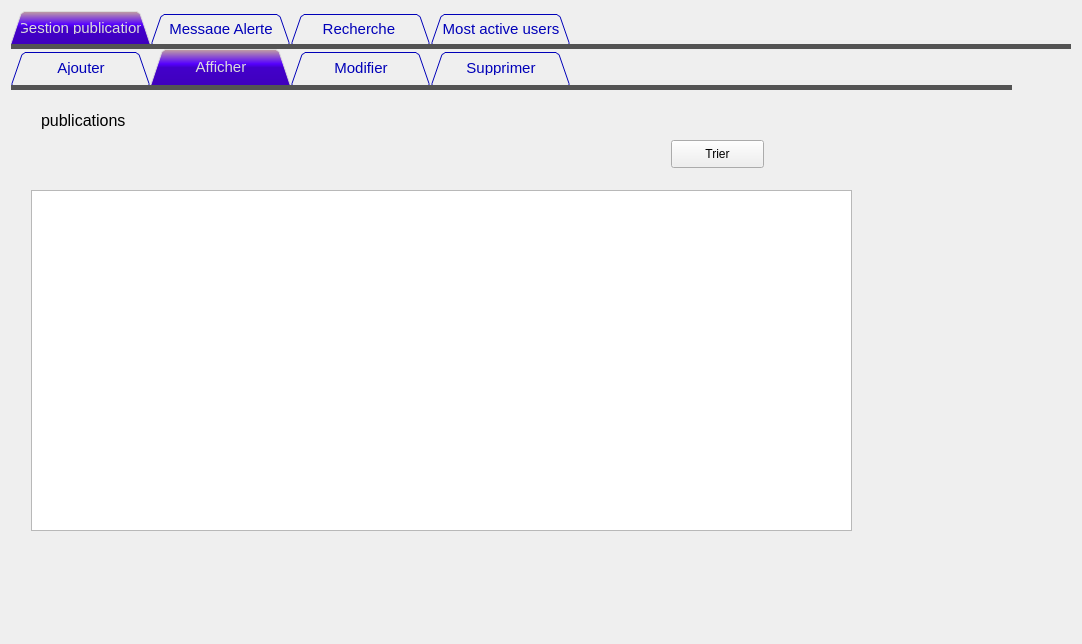
<?xml version="1.0" encoding="UTF-8"?>
<ui version="4.0">
 <class>WindowPublications</class>
 <widget class="QDialog" name="WindowPublications">
  <property name="geometry">
   <rect>
    <x>0</x>
    <y>0</y>
    <width>1082</width>
    <height>644</height>
   </rect>
  </property>
  <property name="windowTitle">
   <string>Gestion Publications</string>
  </property>
  <layout class="QHBoxLayout" name="horizontalLayout">
   <item>
    <widget class="QTabWidget" name="tabWidget">
     <property name="font">
      <font>
       <pointsize>7</pointsize>
      </font>
     </property>
     <property name="styleSheet">
      <string notr="true">#QWidget {

background:#404040;

}

QTabWidget::pane { /* The tab widget frame */

border-top: 5px solid #535353;

}

QTabWidget::tab-bar {

left: 0px; /* move to the right by 5px */

}

/* Style the tab using the tab sub-control. Note that it reads QTabBar _not_ QTabWidget */

QTabBar::tab {

background: #dcdcdc;

border: 2px solid #535353;

border-bottom-color: rgb(0, 0, 0); /* same as the pane color */

border-top-left-radius: 7px;

border-top-right-radius: 7px;

min-width: 120px;

padding: 8px;

color: rgb(0, 0, 184);

font-size:15px;

font-family:Arial, Helvetica, sans-serif;

}

QTabBar::tab:selected, QTabBar::tab:hover {

background: qlineargradient(x1: 0, y1: 0, x2: 0, y2: 1, stop: 0 #c3a1a1, stop: 0.4 rgb(85, 0, 255), stop: 0.5 rgb(67, 0, 202), stop: 1.0 #3f00bd);
color :white;
}

QTabBar::tab:selected {

border-color: rgb(0, 0, 0);

border-bottom-color: #535353; /* same as pane color */

color: #dcdcdc;

font-size:15px;

font-family:Arial, Helvetica, sans-serif;

}

QTabBar::tab:!selected {

margin-top: 2px; /* make non-selected tabs look smaller */

}

QLineEdit {

  width: 100%;

  padding: 12px 20px;

  margin: 20px 0;

  display: inline-block;

  border: 1px solid #ccc;

  border-radius: 4px;

  box-sizing: border-box;

}</string>
     </property>
     <property name="tabShape">
      <enum>QTabWidget::Triangular</enum>
     </property>
     <property name="currentIndex">
      <number>0</number>
     </property>
     <widget class="QWidget" name="tab">
      <attribute name="title">
       <string>Gestion publication</string>
      </attribute>
      <widget class="QTabWidget" name="tabWidget_2">
       <property name="geometry">
        <rect>
         <x>0</x>
         <y>0</y>
         <width>1001</width>
         <height>581</height>
        </rect>
       </property>
       <property name="tabShape">
        <enum>QTabWidget::Triangular</enum>
       </property>
       <property name="currentIndex">
        <number>1</number>
       </property>
       <widget class="QWidget" name="tab_6">
        <attribute name="title">
         <string>Ajouter</string>
        </attribute>
        <widget class="QLabel" name="label_38">
         <property name="geometry">
          <rect>
           <x>20</x>
           <y>300</y>
           <width>111</width>
           <height>31</height>
          </rect>
         </property>
         <property name="font">
          <font>
           <family>Arial</family>
           <pointsize>11</pointsize>
          </font>
         </property>
         <property name="text">
          <string>Description</string>
         </property>
        </widget>
        <widget class="QLabel" name="label_20">
         <property name="geometry">
          <rect>
           <x>20</x>
           <y>120</y>
           <width>111</width>
           <height>16</height>
          </rect>
         </property>
         <property name="font">
          <font>
           <family>Arial</family>
           <pointsize>11</pointsize>
          </font>
         </property>
         <property name="text">
          <string>ID publication</string>
         </property>
        </widget>
        <widget class="QComboBox" name="aj_tag">
         <property name="geometry">
          <rect>
           <x>170</x>
           <y>204</y>
           <width>281</width>
           <height>22</height>
          </rect>
         </property>
        </widget>
        <widget class="QLabel" name="label_47">
         <property name="geometry">
          <rect>
           <x>20</x>
           <y>50</y>
           <width>55</width>
           <height>16</height>
          </rect>
         </property>
         <property name="font">
          <font>
           <family>Arial</family>
           <pointsize>11</pointsize>
          </font>
         </property>
         <property name="text">
          <string>CIN</string>
         </property>
        </widget>
        <widget class="QLineEdit" name="le_id_pub">
         <property name="geometry">
          <rect>
           <x>170</x>
           <y>120</y>
           <width>281</width>
           <height>21</height>
          </rect>
         </property>
        </widget>
        <widget class="QLabel" name="label_48">
         <property name="geometry">
          <rect>
           <x>20</x>
           <y>80</y>
           <width>55</width>
           <height>20</height>
          </rect>
         </property>
         <property name="font">
          <font>
           <family>Arial</family>
           <pointsize>11</pointsize>
          </font>
         </property>
         <property name="text">
          <string>Date</string>
         </property>
        </widget>
        <widget class="QComboBox" name="le_type_pub">
         <property name="geometry">
          <rect>
           <x>170</x>
           <y>160</y>
           <width>281</width>
           <height>31</height>
          </rect>
         </property>
         <item>
          <property name="text">
           <string/>
          </property>
         </item>
         <item>
          <property name="text">
           <string>CV</string>
          </property>
         </item>
         <item>
          <property name="text">
           <string>formation</string>
          </property>
         </item>
         <item>
          <property name="text">
           <string>Stage</string>
          </property>
         </item>
         <item>
          <property name="text">
           <string>emploi</string>
          </property>
         </item>
        </widget>
        <widget class="QLineEdit" name="le_CIN_A_pub">
         <property name="geometry">
          <rect>
           <x>170</x>
           <y>50</y>
           <width>281</width>
           <height>22</height>
          </rect>
         </property>
        </widget>
        <widget class="QDateTimeEdit" name="aj_datetime">
         <property name="geometry">
          <rect>
           <x>170</x>
           <y>80</y>
           <width>281</width>
           <height>31</height>
          </rect>
         </property>
        </widget>
        <widget class="QLabel" name="label_40">
         <property name="geometry">
          <rect>
           <x>20</x>
           <y>199</y>
           <width>121</width>
           <height>31</height>
          </rect>
         </property>
         <property name="font">
          <font>
           <family>Arial</family>
           <pointsize>11</pointsize>
          </font>
         </property>
         <property name="text">
          <string>tager societé</string>
         </property>
        </widget>
        <widget class="QTextEdit" name="la_description_pub">
         <property name="geometry">
          <rect>
           <x>170</x>
           <y>260</y>
           <width>281</width>
           <height>141</height>
          </rect>
         </property>
        </widget>
        <widget class="QLabel" name="label_39">
         <property name="geometry">
          <rect>
           <x>0</x>
           <y>159</y>
           <width>181</width>
           <height>31</height>
          </rect>
         </property>
         <property name="font">
          <font>
           <family>Arial</family>
           <pointsize>11</pointsize>
          </font>
         </property>
         <property name="text">
          <string>Type de publication </string>
         </property>
        </widget>
        <widget class="QPushButton" name="pub_Ajouter">
         <property name="geometry">
          <rect>
           <x>390</x>
           <y>420</y>
           <width>93</width>
           <height>28</height>
          </rect>
         </property>
         <property name="styleSheet">
          <string notr="true">#QWidget {

background:#404040;

}

QTabWidget::pane { /* The tab widget frame */

border-top: 5px solid #535353;

}

QTabWidget::tab-bar {

left: 0px; /* move to the right by 5px */

}

/* Style the tab using the tab sub-control. Note that it reads QTabBar _not_ QTabWidget */

QTabBar::tab {

background: #dcdcdc;

border: 2px solid #535353;

border-bottom-color: rgb(0, 0, 0); /* same as the pane color */

border-top-left-radius: 7px;

border-top-right-radius: 7px;

min-width: 120px;

padding: 8px;

color: rgb(0, 0, 184);

font-size:15px;

font-family:Arial, Helvetica, sans-serif;

}

QTabBar::tab:selected, QTabBar::tab:hover {

background: qlineargradient(x1: 0, y1: 0, x2: 0, y2: 1, stop: 0 #c3a1a1, stop: 0.4 rgb(85, 0, 255), stop: 0.5 rgb(67, 0, 202), stop: 1.0 #3f00bd);

}

QTabBar::tab:selected {

border-color: rgb(0, 0, 0);

border-bottom-color: #535353; /* same as pane color */

color: #dcdcdc;

font-size:15px;

font-family:Arial, Helvetica, sans-serif;

}

QTabBar::tab:!selected {

margin-top: 2px; /* make non-selected tabs look smaller */

}

QLineEdit {

  width: 100%;

  padding: 12px 20px;

  margin: 20px 0;

  display: inline-block;

  border: 1px solid #ccc;

  border-radius: 4px;

  box-sizing: border-box;

}</string>
         </property>
         <property name="text">
          <string>Ajouter</string>
         </property>
        </widget>
        <widget class="QLabel" name="label">
         <property name="geometry">
          <rect>
           <x>20</x>
           <y>10</y>
           <width>55</width>
           <height>16</height>
          </rect>
         </property>
         <property name="font">
          <font>
           <family>Arial</family>
           <pointsize>11</pointsize>
          </font>
         </property>
         <property name="text">
          <string>TITRE</string>
         </property>
        </widget>
        <widget class="QLineEdit" name="le_titre_pub">
         <property name="geometry">
          <rect>
           <x>170</x>
           <y>10</y>
           <width>281</width>
           <height>22</height>
          </rect>
         </property>
        </widget>
       </widget>
       <widget class="QWidget" name="tab_7">
        <attribute name="title">
         <string>Afficher</string>
        </attribute>
        <widget class="QLabel" name="label_24">
         <property name="geometry">
          <rect>
           <x>30</x>
           <y>10</y>
           <width>161</width>
           <height>41</height>
          </rect>
         </property>
         <property name="font">
          <font>
           <pointsize>12</pointsize>
           <weight>50</weight>
           <bold>false</bold>
          </font>
         </property>
         <property name="text">
          <string>publications </string>
         </property>
        </widget>
        <widget class="QTableView" name="tab_publication">
         <property name="geometry">
          <rect>
           <x>20</x>
           <y>100</y>
           <width>821</width>
           <height>341</height>
          </rect>
         </property>
         <property name="font">
          <font>
           <pointsize>10</pointsize>
           <weight>50</weight>
           <bold>false</bold>
          </font>
         </property>
        </widget>
        <widget class="QPushButton" name="trier_pub">
         <property name="geometry">
          <rect>
           <x>660</x>
           <y>50</y>
           <width>93</width>
           <height>28</height>
          </rect>
         </property>
         <property name="text">
          <string>Trier</string>
         </property>
        </widget>
       </widget>
       <widget class="QWidget" name="tab_8">
        <attribute name="title">
         <string>Modifier</string>
        </attribute>
        <widget class="QLineEdit" name="md_CIN_A_pub">
         <property name="geometry">
          <rect>
           <x>170</x>
           <y>70</y>
           <width>261</width>
           <height>21</height>
          </rect>
         </property>
        </widget>
        <widget class="QLabel" name="label_28">
         <property name="geometry">
          <rect>
           <x>40</x>
           <y>100</y>
           <width>55</width>
           <height>16</height>
          </rect>
         </property>
         <property name="font">
          <font>
           <family>Arial</family>
           <pointsize>11</pointsize>
           <weight>50</weight>
           <bold>false</bold>
          </font>
         </property>
         <property name="styleSheet">
          <string notr="true">color: rgb(255, 255, 255);
color: rgb(0, 0, 0);</string>
         </property>
         <property name="text">
          <string>Date</string>
         </property>
        </widget>
        <widget class="QDateTimeEdit" name="md_datetime">
         <property name="geometry">
          <rect>
           <x>170</x>
           <y>100</y>
           <width>261</width>
           <height>22</height>
          </rect>
         </property>
        </widget>
        <widget class="QLineEdit" name="md_id_pub">
         <property name="geometry">
          <rect>
           <x>170</x>
           <y>130</y>
           <width>261</width>
           <height>21</height>
          </rect>
         </property>
        </widget>
        <widget class="QLabel" name="label_26">
         <property name="geometry">
          <rect>
           <x>0</x>
           <y>170</y>
           <width>171</width>
           <height>31</height>
          </rect>
         </property>
         <property name="font">
          <font>
           <family>Arial</family>
           <pointsize>11</pointsize>
           <weight>50</weight>
           <bold>false</bold>
          </font>
         </property>
         <property name="styleSheet">
          <string notr="true">color: rgb(255, 255, 255);
color: rgb(0, 0, 0);</string>
         </property>
         <property name="text">
          <string> Type de publication </string>
         </property>
        </widget>
        <widget class="QTextEdit" name="md_description_pub">
         <property name="geometry">
          <rect>
           <x>170</x>
           <y>290</y>
           <width>261</width>
           <height>101</height>
          </rect>
         </property>
         <property name="focusPolicy">
          <enum>Qt::StrongFocus</enum>
         </property>
        </widget>
        <widget class="QPushButton" name="pub_pb_modifier">
         <property name="geometry">
          <rect>
           <x>400</x>
           <y>410</y>
           <width>93</width>
           <height>28</height>
          </rect>
         </property>
         <property name="font">
          <font>
           <pointsize>10</pointsize>
           <weight>50</weight>
           <bold>false</bold>
          </font>
         </property>
         <property name="styleSheet">
          <string notr="true">color: rgb(255, 255, 255);
color: rgb(0, 0, 0);</string>
         </property>
         <property name="text">
          <string>Enregistrer</string>
         </property>
        </widget>
        <widget class="QLabel" name="label_43">
         <property name="geometry">
          <rect>
           <x>50</x>
           <y>69</y>
           <width>55</width>
           <height>16</height>
          </rect>
         </property>
         <property name="font">
          <font>
           <family>Arial</family>
           <pointsize>11</pointsize>
           <weight>50</weight>
           <bold>false</bold>
          </font>
         </property>
         <property name="styleSheet">
          <string notr="true">color: rgb(255, 255, 255);
color: rgb(0, 0, 0);</string>
         </property>
         <property name="text">
          <string>CIN</string>
         </property>
        </widget>
        <widget class="QLabel" name="label_25">
         <property name="geometry">
          <rect>
           <x>30</x>
           <y>30</y>
           <width>71</width>
           <height>16</height>
          </rect>
         </property>
         <property name="font">
          <font>
           <family>Arial</family>
           <pointsize>11</pointsize>
           <weight>50</weight>
           <bold>false</bold>
          </font>
         </property>
         <property name="styleSheet">
          <string notr="true">color: rgb(255, 255, 255);
color: rgb(24, 24, 24);</string>
         </property>
         <property name="text">
          <string>TITRE</string>
         </property>
        </widget>
        <widget class="QLabel" name="label_27">
         <property name="geometry">
          <rect>
           <x>20</x>
           <y>310</y>
           <width>131</width>
           <height>16</height>
          </rect>
         </property>
         <property name="font">
          <font>
           <family>Arial</family>
           <pointsize>11</pointsize>
           <weight>50</weight>
           <bold>false</bold>
          </font>
         </property>
         <property name="styleSheet">
          <string notr="true">color: rgb(255, 255, 255);
color: rgb(0, 0, 0);</string>
         </property>
         <property name="text">
          <string>DESCRIPTION</string>
         </property>
        </widget>
        <widget class="QLineEdit" name="md_titre_pub">
         <property name="geometry">
          <rect>
           <x>170</x>
           <y>30</y>
           <width>261</width>
           <height>21</height>
          </rect>
         </property>
        </widget>
        <widget class="QComboBox" name="md_tag">
         <property name="geometry">
          <rect>
           <x>170</x>
           <y>220</y>
           <width>261</width>
           <height>41</height>
          </rect>
         </property>
        </widget>
        <widget class="QLabel" name="label_41">
         <property name="geometry">
          <rect>
           <x>20</x>
           <y>130</y>
           <width>171</width>
           <height>21</height>
          </rect>
         </property>
         <property name="font">
          <font>
           <family>Arial</family>
           <pointsize>11</pointsize>
           <weight>50</weight>
           <bold>false</bold>
          </font>
         </property>
         <property name="styleSheet">
          <string notr="true">color: rgb(255, 255, 255);
color: rgb(0, 0, 0);</string>
         </property>
         <property name="text">
          <string>ID publication</string>
         </property>
        </widget>
        <widget class="QLabel" name="label_5">
         <property name="geometry">
          <rect>
           <x>20</x>
           <y>220</y>
           <width>121</width>
           <height>31</height>
          </rect>
         </property>
         <property name="font">
          <font>
           <family>Arial</family>
           <pointsize>11</pointsize>
          </font>
         </property>
         <property name="text">
          <string>tager société</string>
         </property>
        </widget>
        <widget class="QComboBox" name="md_type_pub">
         <property name="geometry">
          <rect>
           <x>170</x>
           <y>171</y>
           <width>261</width>
           <height>31</height>
          </rect>
         </property>
         <item>
          <property name="text">
           <string/>
          </property>
         </item>
         <item>
          <property name="text">
           <string>CV</string>
          </property>
         </item>
         <item>
          <property name="text">
           <string>formation</string>
          </property>
         </item>
         <item>
          <property name="text">
           <string>Stage</string>
          </property>
         </item>
         <item>
          <property name="text">
           <string>emploi</string>
          </property>
         </item>
        </widget>
       </widget>
       <widget class="QWidget" name="tab_9">
        <attribute name="title">
         <string>Supprimer</string>
        </attribute>
        <widget class="QLabel" name="image4">
         <property name="geometry">
          <rect>
           <x>540</x>
           <y>30</y>
           <width>391</width>
           <height>401</height>
          </rect>
         </property>
         <property name="text">
          <string/>
         </property>
        </widget>
        <widget class="QLabel" name="label_42">
         <property name="geometry">
          <rect>
           <x>30</x>
           <y>110</y>
           <width>131</width>
           <height>16</height>
          </rect>
         </property>
         <property name="font">
          <font>
           <family>Arial</family>
           <pointsize>11</pointsize>
           <weight>50</weight>
           <bold>false</bold>
          </font>
         </property>
         <property name="text">
          <string>ID publication</string>
         </property>
        </widget>
        <widget class="QLineEdit" name="le_id_supp">
         <property name="geometry">
          <rect>
           <x>150</x>
           <y>80</y>
           <width>271</width>
           <height>81</height>
          </rect>
         </property>
         <property name="font">
          <font>
           <pointsize>10</pointsize>
           <weight>50</weight>
           <bold>false</bold>
          </font>
         </property>
        </widget>
        <widget class="QPushButton" name="pub_pb_supprimer">
         <property name="geometry">
          <rect>
           <x>360</x>
           <y>200</y>
           <width>93</width>
           <height>28</height>
          </rect>
         </property>
         <property name="font">
          <font>
           <pointsize>10</pointsize>
           <weight>50</weight>
           <bold>false</bold>
          </font>
         </property>
         <property name="text">
          <string>Supprimer</string>
         </property>
        </widget>
       </widget>
      </widget>
     </widget>
     <widget class="QWidget" name="tab_2">
      <attribute name="title">
       <string>Message Alerte</string>
      </attribute>
      <widget class="QLabel" name="label_73">
       <property name="geometry">
        <rect>
         <x>40</x>
         <y>170</y>
         <width>241</width>
         <height>41</height>
        </rect>
       </property>
       <property name="font">
        <font>
         <family>Arial</family>
         <pointsize>11</pointsize>
         <weight>50</weight>
         <bold>false</bold>
        </font>
       </property>
       <property name="text">
        <string>Entrer votre message alerte</string>
       </property>
      </widget>
      <widget class="QPushButton" name="pub_envoyer_mail_2">
       <property name="geometry">
        <rect>
         <x>300</x>
         <y>170</y>
         <width>111</width>
         <height>41</height>
        </rect>
       </property>
       <property name="font">
        <font>
         <pointsize>12</pointsize>
         <weight>50</weight>
         <bold>false</bold>
        </font>
       </property>
       <property name="text">
        <string>ENVOYE</string>
       </property>
      </widget>
     </widget>
     <widget class="QWidget" name="tab_3">
      <attribute name="title">
       <string>Recherche </string>
      </attribute>
      <widget class="QLabel" name="label_19">
       <property name="geometry">
        <rect>
         <x>30</x>
         <y>20</y>
         <width>171</width>
         <height>16</height>
        </rect>
       </property>
       <property name="font">
        <font>
         <pointsize>12</pointsize>
        </font>
       </property>
       <property name="text">
        <string>PUBLICATION</string>
       </property>
      </widget>
      <widget class="QPushButton" name="pub_pushButton_2">
       <property name="geometry">
        <rect>
         <x>490</x>
         <y>60</y>
         <width>93</width>
         <height>28</height>
        </rect>
       </property>
       <property name="text">
        <string>Rechercher</string>
       </property>
      </widget>
      <widget class="QLineEdit" name="le_rech_type_pub">
       <property name="geometry">
        <rect>
         <x>210</x>
         <y>30</y>
         <width>231</width>
         <height>81</height>
        </rect>
       </property>
      </widget>
      <widget class="QTableView" name="tab_rech">
       <property name="geometry">
        <rect>
         <x>20</x>
         <y>111</y>
         <width>861</width>
         <height>371</height>
        </rect>
       </property>
      </widget>
      <widget class="QLabel" name="label_6">
       <property name="geometry">
        <rect>
         <x>40</x>
         <y>40</y>
         <width>181</width>
         <height>61</height>
        </rect>
       </property>
       <property name="font">
        <font>
         <family>Arial</family>
         <pointsize>11</pointsize>
        </font>
       </property>
       <property name="text">
        <string>Recherche par type </string>
       </property>
      </widget>
     </widget>
     <widget class="QWidget" name="tab_4">
      <attribute name="title">
       <string>Most active users</string>
      </attribute>
      <widget class="QLabel" name="label_13">
       <property name="geometry">
        <rect>
         <x>190</x>
         <y>220</y>
         <width>301</width>
         <height>31</height>
        </rect>
       </property>
       <property name="font">
        <font>
         <family>Arial</family>
         <pointsize>10</pointsize>
         <weight>50</weight>
         <bold>false</bold>
        </font>
       </property>
       <property name="text">
        <string>Nombre des publication par mois</string>
       </property>
      </widget>
      <widget class="QLabel" name="label_10">
       <property name="geometry">
        <rect>
         <x>240</x>
         <y>130</y>
         <width>81</width>
         <height>16</height>
        </rect>
       </property>
       <property name="font">
        <font>
         <family>Arial</family>
         <pointsize>11</pointsize>
         <weight>50</weight>
         <bold>false</bold>
        </font>
       </property>
       <property name="text">
        <string>PRENOM</string>
       </property>
      </widget>
      <widget class="QLabel" name="label_9">
       <property name="geometry">
        <rect>
         <x>251</x>
         <y>80</y>
         <width>71</width>
         <height>16</height>
        </rect>
       </property>
       <property name="font">
        <font>
         <family>Arial</family>
         <pointsize>11</pointsize>
         <weight>50</weight>
         <bold>false</bold>
        </font>
       </property>
       <property name="text">
        <string>NOM</string>
       </property>
      </widget>
      <widget class="QLabel" name="prenom_active">
       <property name="geometry">
        <rect>
         <x>370</x>
         <y>130</y>
         <width>121</width>
         <height>16</height>
        </rect>
       </property>
       <property name="text">
        <string/>
       </property>
      </widget>
      <widget class="QLabel" name="label_11">
       <property name="geometry">
        <rect>
         <x>240</x>
         <y>180</y>
         <width>91</width>
         <height>16</height>
        </rect>
       </property>
       <property name="font">
        <font>
         <family>Arial</family>
         <pointsize>11</pointsize>
         <weight>50</weight>
         <bold>false</bold>
        </font>
       </property>
       <property name="text">
        <string>NUM CIN</string>
       </property>
      </widget>
      <widget class="QLabel" name="nom_active">
       <property name="geometry">
        <rect>
         <x>370</x>
         <y>80</y>
         <width>141</width>
         <height>16</height>
        </rect>
       </property>
       <property name="text">
        <string/>
       </property>
      </widget>
      <widget class="QLabel" name="cin_active">
       <property name="geometry">
        <rect>
         <x>370</x>
         <y>180</y>
         <width>111</width>
         <height>16</height>
        </rect>
       </property>
       <property name="text">
        <string/>
       </property>
      </widget>
      <widget class="QLabel" name="nombrepub_active">
       <property name="geometry">
        <rect>
         <x>460</x>
         <y>230</y>
         <width>131</width>
         <height>16</height>
        </rect>
       </property>
       <property name="text">
        <string/>
       </property>
      </widget>
     </widget>
    </widget>
   </item>
  </layout>
 </widget>
 <resources/>
 <connections/>
</ui>
